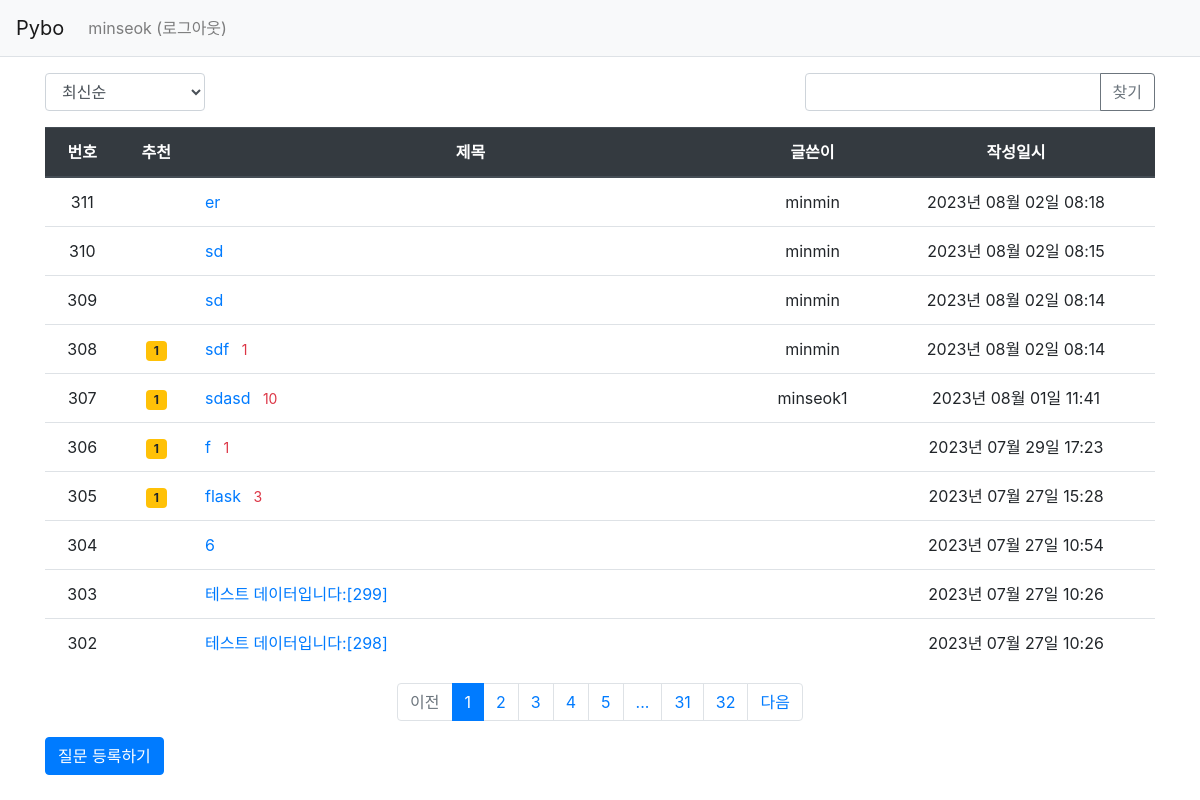
/question/list/ (signed in), run on the app's committed database.
### pybo/models.py (models this page shows)
class User(db.Model):
    id = db.Column(db.Integer, primary_key=True)
    username = db.Column(db.String(200), unique=True, nullable=False)
    password = db.Column(db.String(200), nullable=False)
    email = db.Column(db.String(120), unique=True, nullable=False)

class Question(db.Model):
    id = db.Column(db.Integer, primary_key=True)
    subject = db.Column(db.String(200), nullable=False)
    content = db.Column(db.Text(), nullable=False)
    create_date = db.Column(db.DateTime(), nullable=False)
    user_id = db.Column(db.Integer, db.ForeignKey('user.id', ondelete='CASCADE'), nullable=True)
    user = db.relationship('User', backref=db.backref('question_set'))
    modify_date = db.Column(db.DateTime(), nullable=True)
    voter = db.relationship('User', secondary=question_voter, backref=db.backref('question_voter_set'))

### pybo/views/question_views.py (the view, shortened to what this page needs)
@bp.route('/list/')
def _list():
    page = request.args.get('page', type=int, default=1)
    kw = request.args.get('kw', type=str, default='')
    so = request.args.get('so', type=str, default='recent')
    if so == 'recommend':
        sub_query = db.session.query(question_voter.c.question_id, func.count('*').label('num_voter')) \
            .group_by(question_voter.c.question_id).subquery()
        question_list = Question.query \
            .outerjoin(sub_query, Question.id == sub_query.c.question_id) \
            .order_by(sub_query.c.num_voter.desc(), Question.create_date.desc())
    elif so == 'popular':
        sub_query = db.session.query(Answer.question_id, func.count('*').label('num_answer')) \
            .group_by(Answer.question_id).subquery()
        question_list = Question.query \
            .outerjoin(sub_query, Question.id == sub_query.c.question_id) \
            .order_by(sub_query.c.num_answer.desc(), Question.create_date.desc())
    else:  # recent
        question_list = Question.query.order_by(Question.create_date.desc())
    question_list = question_list.paginate(page=page, per_page=10, error_out=False)
    return render_template('question/question_list.html', question_list=question_list, page=page, kw=kw, so=so)

### pybo/filter.py (called while the page is built)
def format_datetime(value, fmt='%Y년 %m월 %d일 %H:%M'):
    return value.strftime(fmt)

### pybo/views/auth_views.py (called while the page is built)
@bp.before_app_request
def load_logged_in_user():
    user_id = session.get('user_id')
    if user_id is None:
        g.user = None
    else:
        g.user = User.query.get(user_id)

### pybo/templates/question/question_list.html (shortened to what this page needs)
{% extends 'base.html' %}
{% block content %}
<div class="container my-3">
    <div class="row justify-content-between my-3">
        <div class="col-2">
            <select class="form-control so">
                <option value="recent" {% if so=='recent' %}selected{% endif %}>최신순</option>
            </select>
        </div>
        <div class="col-4 input-group">
            <input type="text" class="form-control kw" value="{{ kw or '' }}">
            <div class="input-group-append">
                <button class="btn btn-outline-secondary" type="button" id="btn_search">찾기</button>
            </div>
        </div>
    </div>
    <table class="table">
        <thead>
        <tr class="text-center thead-dark">
            <th>번호</th>
            <th>추천</th>
            <th style="width:50%">제목</th>
            <th>글쓴이</th>
            <th>작성일시</th>
        </tr>
        </thead>
        <tbody>
        {% if question_list %}
        {% for question in question_list.items %}
        <tr class="text-center">
            <td>{{ question_list.total - ((question_list.page-1) * question_list.per_page) - loop.index0 }}</td>
            <td>
                {% if question.voter|length > 0 %}
                <span class="badge badge-warning px-2 py-1">{{ question.voter|length }}</span>
                {% endif %}
            </td>
            <td class="text-left">
                <a href="{{ url_for('question.detail', question_id=question.id) }}">{{ question.subject }}</a>
                {% if question.answer_set|length > 0 %}
                <span class="text-danger small ml-2">{{ question.answer_set|length }}</span>
                {% endif %}
            </td>
            <td>{{ question.user.username }}</td>
            <td>{{ question.create_date|datetime }}</td>
        </tr>
        {% endfor %}
        {% else %}
        <tr>
            <td colspan="3">질문이 없습니다.</td>
        </tr>
        {% endif %}
        </tbody>
    </table>
    <ul class="pagination justify-content-center">
        {% if question_list.has_prev %}
        <li class="page-item">
            <a class="page-link" data-page="{{ question_list.prev_num }}" href="#">이전</a>
        </li>
        {% else %}
        <li class="page-item disabled">
            <a class="page-link" tabindex="-1" aria-disabled="true" href="#">이전</a>
        </li>
        {% endif %}
        {% for page_num in question_list.iter_pages() %}
            {% if page_num %}
                {% if page_num != question_list.page %}
                <li class="page-item">
                    <a class="page-link" data-page="{{ page_num }}" href="#">{{ page_num }}</a>
                </li>
                {% else %}
                <li class="page-item active" aria-current="page">
                    <a class="page-link" href="#">{{ page_num }}</a>
                </li>
                {% endif %}
           {% else %}
                <li class="disabled">
                    <a class="page-link" href="#">...</a>
                </li>
           {% endif %}
        {% endfor %}
        {% if question_list.has_next %}
        <li class="page-item">
            <a class="page-link" data-page="{{ question_list.next_num }}" href="#">다음</a>
        </li>
        {% else %}
        <li class="page-item disabled">
            <a class="page-link" tabindex="-1" aria-disabled="true" href="#">다음</a>
        </li>
        {% endif %}
    </ul>
    <a href="{{ url_for('question.create') }}" class="btn btn-primary">질문 등록하기</a>
</div>
{% endblock %}

### pybo/templates/navbar.html (shortened to what this page needs)
<nav class="navbar navbar-expand-lg navbar-light bg-light border-bottom">
  <a class="navbar-brand" href="{{ url_for('main.index') }}">Pybo</a>
  <div class="collapse navbar-collapse flex-grow-0" id="navbarNav">
    {% if g.user %}
    <ul class="navbar-nav">
      <li class="nav-item">
        <a class="nav-link" href="{{ url_for('auth.logout') }}">{{ g.user.username }} (로그아웃)</a>
      </li>
    </ul>
    {% endif %}
  </div>
</nav>

### data on the page
User: user.username "minseok"
Question: total "311", subject "er", user.username "minmin", create_date "2023년 08월 02일 08:18"
Question: total "310", subject "sd", user.username "minmin", create_date "2023년 08월 02일 08:15"
Question: total "309", subject "sd", user.username "minmin", create_date "2023년 08월 02일 08:14"
Question: total "308", voter|length "1", subject "sdf", answer_set|length "1", user.username "minmin", create_date "2023년 08월 02일 08:14"
Question: total "307", voter|length "1", subject "sdasd", answer_set|length "10", user.username "minseok1", create_date "2023년 08월 01일 11:41"
Question: total "306", voter|length "1", subject "f", answer_set|length "1", create_date "2023년 07월 29일 17:23"
Question: total "305", voter|length "1", subject "flask", answer_set|length "3", create_date "2023년 07월 27일 15:28"
Question: total "304", subject "6", create_date "2023년 07월 27일 10:54"
Question: total "303", subject "테스트 데이터입니다:[299]", create_date "2023년 07월 27일 10:26"
Question: total "302", subject "테스트 데이터입니다:[298]", create_date "2023년 07월 27일 10:26"

### other printed values
{{ page_num }} "1"
{{ page_num }} "2" "3" "4" "5" "31" "32"
